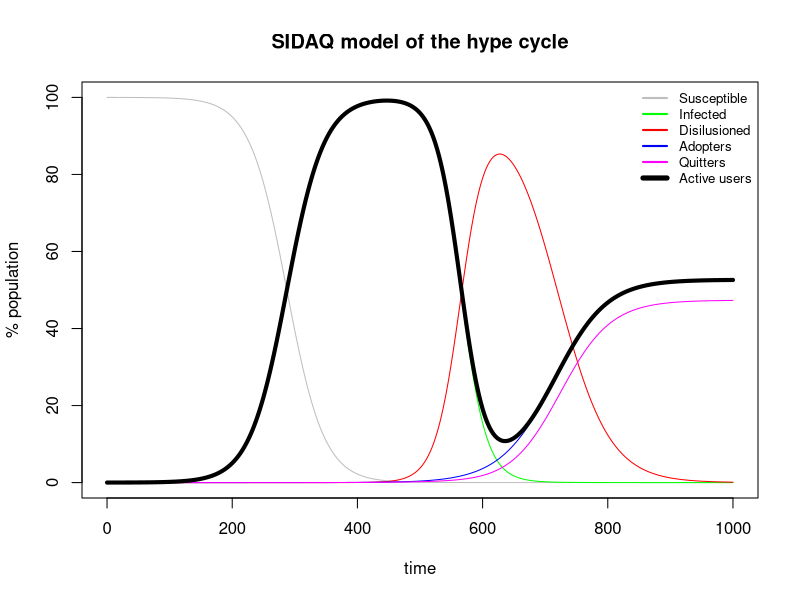

Recreate this plot in R.
# clean-up
rm(list = ls())

# load required libraries
library(deSolve)


SIDAQ <- function(t, state, parameters) {
  with(as.list(c(state, parameters)), {
    dS <- -beta/N*I*S
    dI <-  beta/N*I*S - nu/N*I*D - mu_I/N*I*A - eta_I/N*I*Q
    dD <-               nu/N*I*D - mu_D/N*D*A - eta_D/N*D*Q
    dA <-  mu_I/N*I*A + mu_D/N*D*A
    dQ <-                          eta_I/N*I*Q + eta_D/N*D*Q
    list(c(dS, dI, dD, dA, dQ))
  })
}

# example scenario
parameters <- c(N = 100,
                beta = 3.36e-02, nu = 4.98e-02,
                mu_I = 2.3e-02, mu_D = 2.2e-02,
                eta_I = 1.8e-02, eta_D = 2.7e-02
                )
state      <- c(S = 1, I = 6.43e-05, D = 1e-06, A = 3e-05, Q = 5e-05) * parameters["N"]
times      <- seq(0, 1000, by = 1)
out <- ode(y = state, times = times, func = SIDAQ, parms = parameters)
out <- as.data.frame(out)

# plot scenario
plot(NA, NA, xlim = c(0, 1000), ylim = c(0, 100), xlab = "time", ylab = "% population")
lines(out$time,  out$S, col = "grey", lwd = 1)
lines(out$time, out$I, col = "green", lwd = 1)
lines(out$time, out$D, col = "red", lwd = 1)
lines(out$time, out$A, col = "blue", lwd = 1)
lines(out$time, out$Q, col = "magenta", lwd = 1)
lines(out$time, out$I + out$A, lwd = 4)
legend("topright", bty = "n",
       legend = c("Susceptible", "Infected", "Disilusioned", "Adopters", "Quitters", "Active users"),
       lty = 1, lwd = c(2, 2, 2, 2, 2, 5),
       col = c("grey", "green","red", "blue", "magenta", "black"),
       cex = 0.8)
title(main = "SIDAQ model of the hype cycle")
